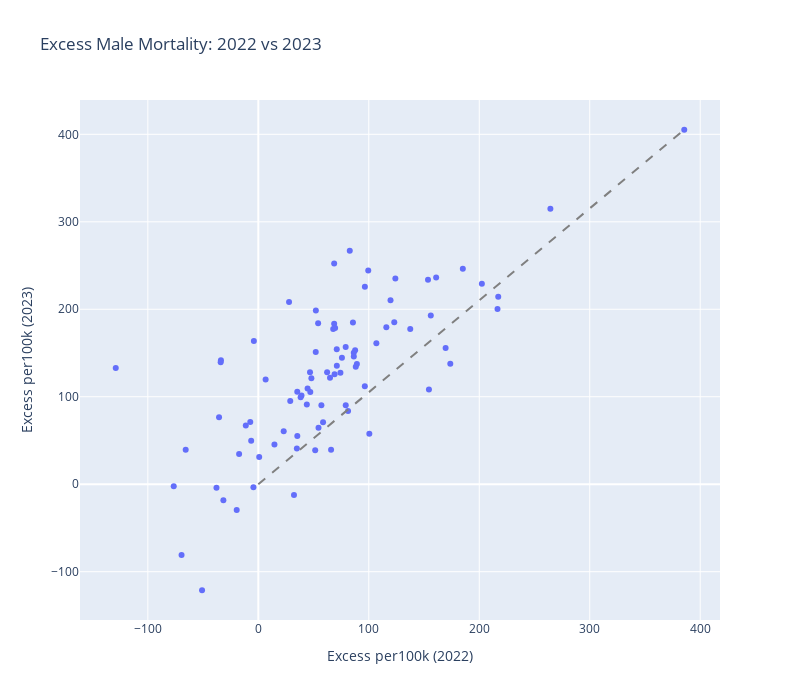

Write notebook code for a chart like this one.
### Code cell
fig = px.scatter(
    df_merged,
    x='Excess per100k (2022)',
    y='Excess per100k (2023)',
    hover_name='Region',
    title="Excess Male Mortality: 2022 vs 2023",
    labels={"Excess 2022": "Excess in 2022", "Excess 2023": "Excess in 2023"},
    width=800, height=700
)



fig.show()

### Figure 1 — Plotly figure (JSON) as saved in the notebook; plotly's stock layout.template omitted (floating-point values rounded to 4 significant figures)
{"data": [{"hovertemplate": "<b>%{hovertext}</b><br><br>Excess per100k (2022)=%{x}<br>Excess per100k (2023)=%{y}<extra></extra>", "hovertext": ["Алтайский край", "Амурская область", "Архангельская область без АО", "Астраханская область", "Белгородская область", "Брянская область", "Владимирская область", "Волгоградская область", "Вологодская область", "Воронежская область", "Еврейская АО", "Забайкальский край", "Ивановская область", "Иркутская область", "Кабардино-Балкария", "Калининградская область", "Калужская область", "Камчатский край", "Карачаево-Черкесия", "Кемеровская область", "Кировская область", "Костромская область", "Краснодарский край", "Красноярский край", "Курганская область", "Курская область", "Ленинградская область", "Липецкая область", "Магаданская область", "Москва", "Московская область", "Мурманская область", "Ненецкий АО", "Нижегородская область", "Новгородская область", "Новосибирская область", "Омская область", "Оренбургская область", "Орловская область", "Пензенская область", "Пермский край", "Приморский край", "Псковская область", "Республика Адыгея", "Республика Алтай", "Республика Башкортостан", "Республика Бурятия", "Республика Дагестан", "Республика Ингушетия", "Республика Калмыкия", "Республика Карелия", "Республика Коми", "Республика Крым", "Республика Марий Эл", "Республика Мордовия", "Республика Татарстан", "Республика Тыва", "Республика Хакасия", "Ростовская область", "Рязанская область", "Самарская область", "Санкт-Петербург", "Саратовская область", "Сахалинская область", "Свердловская область", "Севастополь", "Северная Осетия", "Смоленская область", "Ставропольский край", "Тамбовская область", "Тверская область", "Томская область", "Тульская область", "Тюменская область без АО", "Удмуртская Республика", "Ульяновская область", "Хабаровский край", "Ханты-Мансийский АО", "Челябинская область", "Чеченская Республика", "Чувашская Республика", "Чукотский АО", "Якутия", "Ямало-Hенецкий АО", "Ярославская область"], "legendgroup": "", "marker": {"color": "#636efa", "symbol": "circle"}, "mode": "markers", "name": "", "orientation": "v", "showlegend": false, "type": "scatter", "x": [71.0, 264.4, 79.08, 85.66, 106.9, 71.07, 89.23, 87.62, -65.74, 88.21, 202.4, 99.5, 119.7, 74.33, 62.28, -76.56, 54.49, 35.26, -19.55, 54.15, 48.03, 216.5, 39.09, 68.65, 173.8, 156.1, 34.88, 67.79, -35.56, 35.31, 22.98, -37.88, 385.5, 96.4, 65.86, 137.5, 96.46, 86.41, 75.69, 69.03, 123.1, 124.0, 58.61, -69.49, 27.82, 64.9, 153.6, 79.13, -50.94, 0.8019, 68.65, -4.042, 51.49, 81.25, 161.0, 47.04, -33.86, -34.07, 154.4, -31.63, 46.8, 14.59, -11.34, 82.79, 115.9, 169.5, 32.28, -7.291, 38.32, 51.98, -6.458, 28.9, -17.39, 57.1, 217.2, 185.1, 52.08, 44.61, 86.44, 100.5, 43.92, -129.0, 6.622, -4.43, 69.51], "xaxis": "x", "y": [154.2, 314.9, 156.9, 184.9, 161.2, 135.4, 137.5, 153.1, 39.29, 134.2, 229.2, 244.3, 210.3, 127.5, 127.9, -2.277, 64.66, 105.8, -29.47, 183.9, 121.0, 200.4, 101.3, 183.5, 137.6, 193.0, 40.81, 177.3, 76.64, 55.21, 60.52, -3.911, 405.2, 112.1, 39.5, 177.4, 225.7, 150.4, 144.6, 125.9, 185.2, 235.1, 70.93, -80.98, 208.4, 121.8, 233.7, 90.22, -121.2, 31.17, 252.4, 163.6, 38.7, 83.59, 236.3, 105.4, 141.6, 139.3, 108.2, -18.21, 128.0, 45.46, 67.23, 266.8, 179.6, 155.8, -12.28, 71.1, 99.51, 151.0, 49.7, 95.23, 34.43, 90.39, 214.2, 246.2, 198.5, 109.5, 146.1, 57.58, 91.25, 132.8, 119.7, -3.575, 178.5], "yaxis": "y"}], "layout": {"height": 700, "legend": {"tracegroupgap": 0}, "shapes": [{"line": {"color": "gray", "dash": "dash"}, "type": "line", "x0": 0, "x1": 385.5, "y0": 0, "y1": 405.2}], "title": {"text": "Excess Male Mortality: 2022 vs 2023"}, "width": 800, "xaxis": {"anchor": "y", "domain": [0, 1], "title": {"text": "Excess per100k (2022)"}}, "yaxis": {"anchor": "x", "domain": [0, 1], "title": {"text": "Excess per100k (2023)"}}}}
